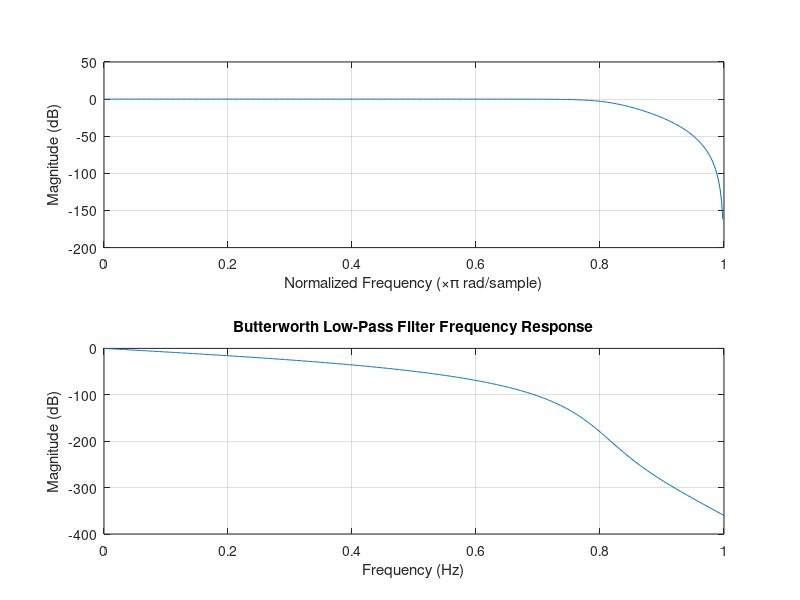

Here is the MATLAB script that generated this plot:
% Filter specifications
cutoff_freq = 2e3;      % Cutoff frequency in Hz
sampling_freq = 5e3;    % Sampling frequency in Hz
filter_order = 4;       % Filter order

% Normalize the cutoff frequency
normalized_cutoff_freq = cutoff_freq / (sampling_freq / 2);

% Design the Butterworth low-pass filter
[b, a] = butter(filter_order, normalized_cutoff_freq, 'low');

% Plot the frequency response
freqz(b, a);

% Label the plot
title('Butterworth Low-Pass Filter Frequency Response');
xlabel('Frequency (Hz)');
ylabel('Magnitude (dB)');
